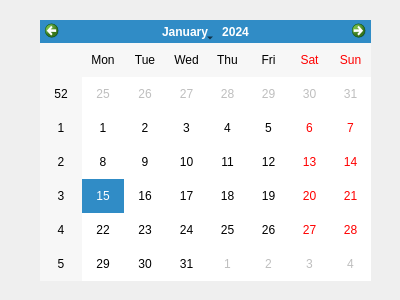
<?xml version="1.0" encoding="UTF-8"?>
<ui version="4.0">
 <class>kd</class>
 <widget class="QWidget" name="kd">
  <property name="geometry">
   <rect>
    <x>0</x>
    <y>0</y>
    <width>400</width>
    <height>300</height>
   </rect>
  </property>
  <property name="windowTitle">
   <string>Form</string>
  </property>
  <widget class="QCalendarWidget" name="calendarWidget">
   <property name="geometry">
    <rect>
     <x>40</x>
     <y>20</y>
     <width>331</width>
     <height>261</height>
    </rect>
   </property>
  </widget>
 </widget>
 <resources/>
 <connections/>
</ui>
